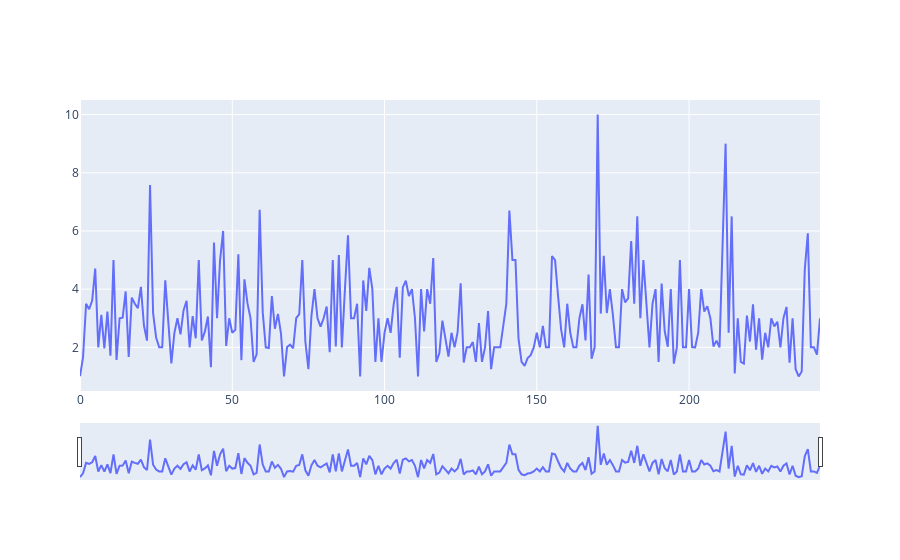

The notebook cell saved with this chart:
### Code cell
#range slider

import plotly.graph_objects as px
import pandas as pd
 
# reading the database
data = pd.read_csv("tips.csv")
 
plot = px.Figure(data=[px.Scatter(
    y=data['tip'],
    mode='lines',)
])
 
plot.update_layout(
    xaxis=dict(
        rangeselector=dict(
            buttons=list([
                dict(count=1,
                    step="day",
                    stepmode="backward"),
            ])
        ),
        rangeslider=dict(
            visible=True
        ),
    )
)
 
plot.show()

### Figure 1 — Plotly figure (JSON) as saved in the notebook; plotly's stock layout.template omitted (floating-point values rounded to 4 significant figures; data arrays with more than 128 entries replaced by an {"elided": "..."} marker saying what was removed)
{"data": [{"mode": "lines", "type": "scatter", "y": {"elided": "244 float values"}}], "layout": {"xaxis": {"rangeselector": {"buttons": [{"count": 1, "step": "day", "stepmode": "backward"}]}, "rangeslider": {"visible": true}}}}
